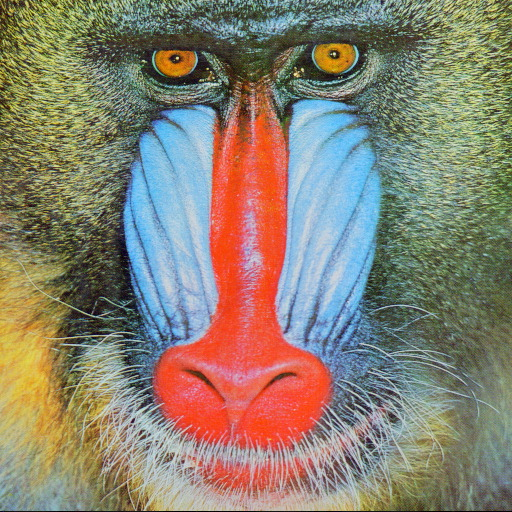
#> input picture notebooks/data/baboon.jpg, 512 x 512 px
$ jupyter execute '09-1 Clustering With MeanShift.ipynb'   (shell and % lines are left out)
#> lines starting #> are read from the running program, lines starting #| are printed output that depends on the picture
### notebooks/modules/webget.py
import os
import urllib.request as req
from urllib.parse import urlparse
import urllib
from http.cookiejar import CookieJar
import ssl

try:
    _create_unverified_https_context = ssl._create_unverified_context
except AttributeError:
    # Legacy Python that doesn't verify HTTPS certificates by default
    pass
else:
    # Handle target environment that doesn't support HTTPS verification
    ssl._create_default_https_context = _create_unverified_https_context

def download(url, to=None):
    """Download a remote file specified by a URL to a
    local directory.

    :param url: str
        URL pointing to a remote file.

    :param to: str
        Local path, absolute or relative, with a filename
        to the file storing the contents of the remote file.
    """

    if to:
        localfile = to
    else:
        # url = 'http://data.kk.dk/dataset/76ecf368-bf2d-46a2-bcf8-adaf37662528/resource/9286af17-f74e-46c9-a428-9fb707542189/download/befkbhalderstatkode.csv'
        filename = os.path.basename(urlparse(url).path)
        localfile = os.path.join('.', filename)

    #print('Downloading file to {}'.format(localfile))

    if not os.path.isfile(localfile):
        cj = CookieJar()
        opener = req.build_opener(urllib.request.HTTPCookieProcessor(cj))
        # opener.addheaders = [('User-agent', 'Mozilla/5.0 (Windows NT 10.0; WOW64; rv:55.0) Gecko/20100101 Firefox/55.0')]
        opener.addheaders = [('User-agent', 'Mozilla/5.0')]
        req.install_opener(opener)
        req.urlretrieve(url, localfile)

    return localfile

# [2 lines that do not run on import are left out]

### notebooks/09-1 Clustering With MeanShift.ipynb
# Clustering data
Clustering is one of the 3 machine learning types we are working with in this course. Clustering data samples is something we do when we want to learn something from data that is unsupervized (Doesnt have a label). The starting point is therefore a set of data samples, that we without any categorization (we know nothing about the data from the outset)

When we have unlabeled data we must use unsupervised learning techniques for our models like clustering data samples to find patterns and similarities in sample sub groups.

## How do we find clusters?

Humans are quite good in quickly finding clusters when looking at the data visualizations above. The problem is, how to make a machine find clusters.

http://scikit-learn.org/stable/auto_examples/cluster/plot_mean_shift.html#sphx-glr-auto-examples-cluster-plot-mean-shift-py

## Meanshift
One algorithm for finding cluster in a dataset is meanshift from sklearn.cluster.Meanshift
A key tool in working with meanshift is the concept of bandwith.
#### Bandwith is the size of the cirle within which we analyze the data
And the size of the circle is important because all data covered by the circle is evaluated with respect to density (the distance between one data point and the others). The window moves around to find the highest density in its population.

Below shows how a circle window is moving into the center of a cluster

The cirle window above would be one of many windows that are distributed over the feature space.
The circle moves towards the highest density of feature vectors. The mean of the distance to each neighbour is calculated and the circle is moved to the mean value. This happens over several iterations untill all windows are finished moving. Finally all windows on same location are merged and all features are moved to neares cluster.

Choosing initial number of windows, size of windows, distance between neighbours etc.

[cell 1]
%pylab inline
from sklearn.cluster import MeanShift, estimate_bandwidth
# The bandwidth is the distance/size scale of the kernel function, i.e.
# sklearn.cluster module offers an estimate_bandwith() function based on a nearest-neighbor analysis.
# quantile should be between [0, 1] 0.5 means that the median of all pairwise distances is used
# n_samples: default=None. The number of samples to use. If not given, all samples are used.


def mean_shift(data, n_samples=1000):
    bandwidth = estimate_bandwidth(data, quantile=0.2,
                                   n_samples=n_samples)

    ms = MeanShift(bandwidth=bandwidth) #, bin_seeding=True) # can be used to speed up process, since fewer kernels are created.
    ms.fit(data)
    labels = ms.labels_
    cluster_centers = ms.cluster_centers_

    labels_unique = np.unique(labels)
    n_clusters = len(labels_unique)

    print('Number of estimated clusters : {}'.format(n_clusters))

    return labels, cluster_centers, n_clusters

## Create sample data for 2d and 3d feature spaces

[cell 2]
# 2D data generated and meanshift used to find labels, cluster centers and amount of clusters
from itertools import cycle
from sklearn.datasets import make_blobs

centers = [[2, 1], [0, 0], [1, -1], [2.6,1.1]] # centers are now 2-d
data_2d, _ = make_blobs(n_samples=2500, centers=centers, cluster_std=0.1)

labels, cluster_centers, n_clusters = mean_shift(data_2d)
print(labels, cluster_centers, n_clusters)

# Plot the clusters in different colors
fig = plt.figure()
ax = fig.add_subplot(111)

colors = cycle('bgrcmy')
print(list(zip(range(3),colors)))
for k, col in zip(range(n_clusters), colors):
    my_members = (labels == k)
    cluster_center = cluster_centers[k]

    x, y = data_2d[my_members,0], data_2d[my_members,1]
    ax.scatter(x, y, c=col, linewidth=0.2)
    ax.scatter(cluster_center[0], cluster_center[1], c='k', s=50, linewidth=0.2)

plt.title('Estimated number of clusters: {}'.format(n_clusters))
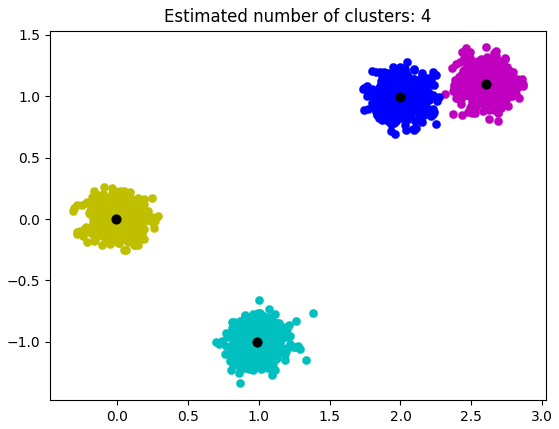
#> figure drawn by matplotlib, 1 panel

[cell 3]
from itertools import cycle
from mpl_toolkits.mplot3d import Axes3D

# Same example with 3D data
centers = [[2, 1, 0], [0, -1, -1], [1, -1, 3]]
data_3d, _ = make_blobs(n_samples=2500, centers=centers, cluster_std=0.37)

labels, cluster_centers, n_clusters = mean_shift(data_3d)

fig = plt.figure()
ax = fig.add_subplot(111, projection='3d')

colors = cycle('bgrcmy')
for k, col in zip(range(n_clusters), colors):
    my_members = (labels == k)
    cluster_center = cluster_centers[k]

    x, y, z = data_3d[my_members,0], data_3d[my_members,1], data_3d[my_members,2]
    ax.scatter(x, y, z, c=col,  linewidth=0.2, alpha=0.1)
    ax.scatter(cluster_center[0], cluster_center[1], cluster_center[2], s=150, c='k')

plt.title('Estimated number of clusters: {}'.format(n_clusters))
plt.show()
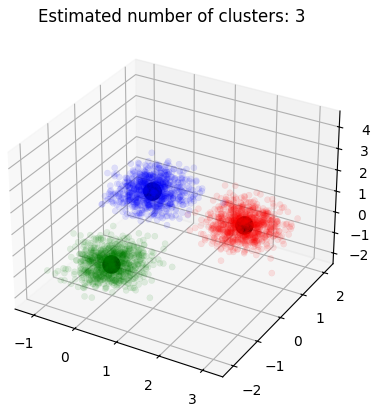
#> figure drawn by matplotlib, 1 panel

## The 3 iris flowers
**Iris Setosa**

**Iris Versicolor**

**Iris Virginica**

**Petals and Sepals**

[cell 4]
# The data for the following exercise comes from sklearn.
from sklearn import datasets
iris = datasets.load_iris()
data = iris.data
target = iris.target
flower_types = iris.target_names
features = iris.feature_names
print(f'Features: {features}\nData example:\n{data[:3]}')

[cell 5]
import pandas as pd
iris = pd.read_csv('data/iris_data.csv')
#> (reads notebooks/data/iris_data.csv from the repository)
iris.head()

## Exercise meanshift
1. load 'data/iris_data.csv' into a dataframe (use decimal=',') and remove the 2 `Petal` columns. Now we are left with a 2D feature space
2. get unique labels (Species column)
3. plot with a scatter plot each iris flower sample colored by label (3 different colors)

4. use: `MeanShift` and `estimate_bandwidth` from `sklearn.cluster` to first estimate bandwidth and then get the clusters (HINT: estimate_bandwidth() takes an argument: `quantile` set it to `0.2` for best result)
5. print out labels, cluster centers and number of clusters (as returned from the MeanShift function)
5. create a new scatter plot where each flower is colored according to cluster label
6. add a dot for the cluster centers
7. Compare the 2 plots (colored by actual labels vs. colored by cluster label)
8. Try changing the 'quantile' argument to 0.15 and see what happens to your cluster plot.

## Self study - image segmentation

Image segmentation is typically used to locate objects and boundaries (lines, curves, etc.) in images. More precisely, image segmentation is the process of assigning a label to every pixel in an image such that pixels with the same label share certain characteristics. [Source]()https://en.wikipedia.org/wiki/Image_segmentation

[cell 6]
import os
import cv2
from modules import webget

# url = 'https://github.com/opencv/opencv/raw/master/samples/data/rubberwhale2.png'
url = 'https://github.com/opencv/opencv/raw/master/samples/data/baboon.jpg'
# url = 'https://github.com/mattnedrich/MeanShift_py/raw/master/sample_images/mean_shift_image.jpg'
webget.download(url,'data/baboon.jpg')

#img = cv2.imread(os.path.basename(url))
img = cv2.imread('data/baboon.jpg')
#> img is the input picture: shape (512, 512, 3); mean B, G, R 112.9, 129.1, 137.1
print(img)
#> (printed output is left out)
img = cv2.cvtColor(img, cv2.COLOR_BGR2RGB)
height, width = img.shape[:2]
#> height = 512; width = 512

plt.imshow(img, interpolation='none')

[cell 7]
# Using meanshift to cluster pixels in color image
lab_image = cv2.cvtColor(img, cv2.COLOR_RGB2Lab)
#> lab_image: shape (512, 512, 3); mean of channels 0, 1, 2 140.4, 130, 139.6
img = cv2.medianBlur(lab_image, 5)
#> img: shape (512, 512, 3); mean of channels 0, 1, 2 140.3, 129.9, 139.6

img_lst = img.reshape((img.shape[0] * img.shape[1], 3))
img_lst_orig = np.copy(img_lst)

labels, cluster_centers, n_clusters = mean_shift(img_lst)

label_img = labels.reshape(height, width)
for l in range(n_clusters):
    img[label_img == l] = cluster_centers[l]

rgb_segments = cv2.cvtColor(img, cv2.COLOR_Lab2RGB)
